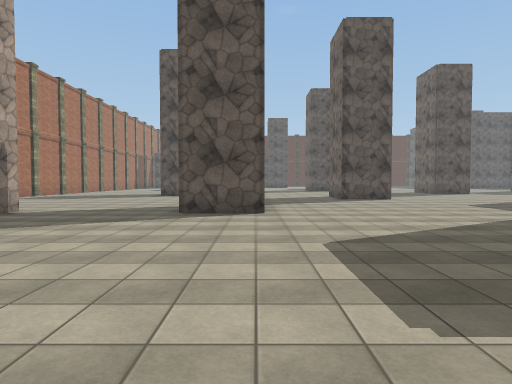
view 1 (above)

24 first-person views from a walk through a 3-D level made in the Unity game engine. The camera is 1.5 m above the floor, tilts 2° down and sees 75° across. Doors are open. The floor is counted in squares, 2 m on a side. Each view is taken from the middle of a square. On the plan, view 1 faces up. The plan holds only what a view shows up to about 11 squares ahead; the rest is blank. The place goes on beyond the plan. The player character is not drawn. Some animated figures are not drawn. Surface patterns are stand-ins for the level's own textures.

view 2
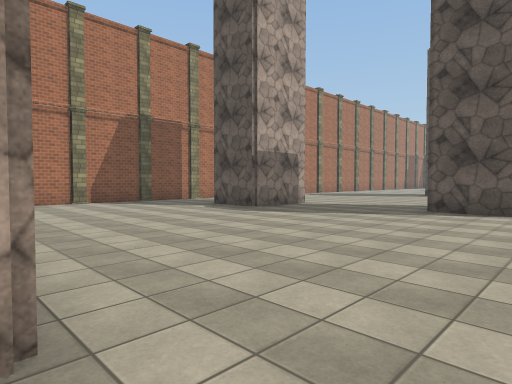

view 3
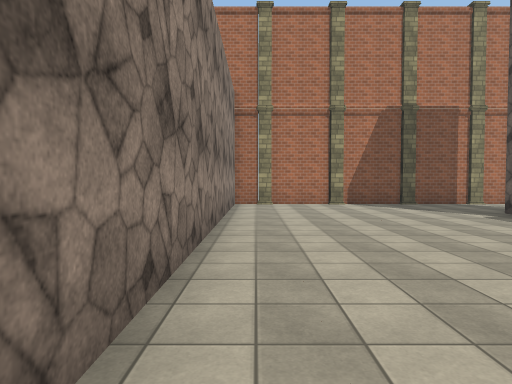

view 4
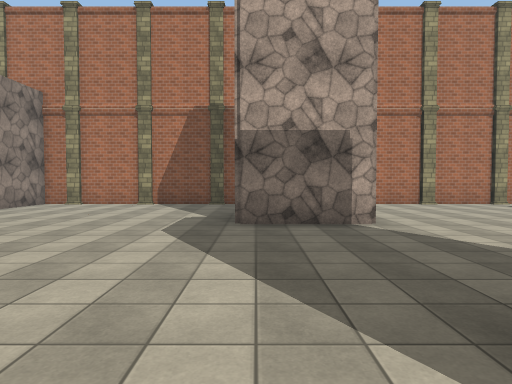

view 5
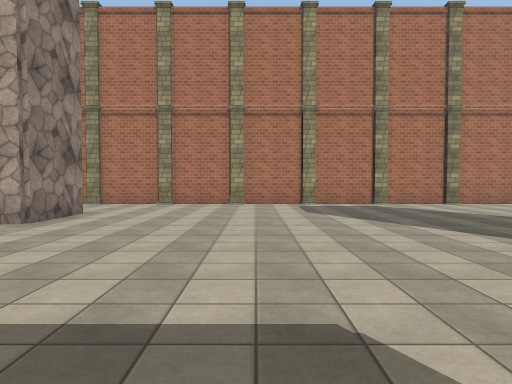

view 6
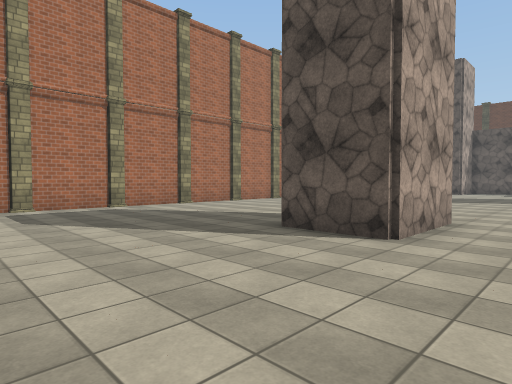

view 7
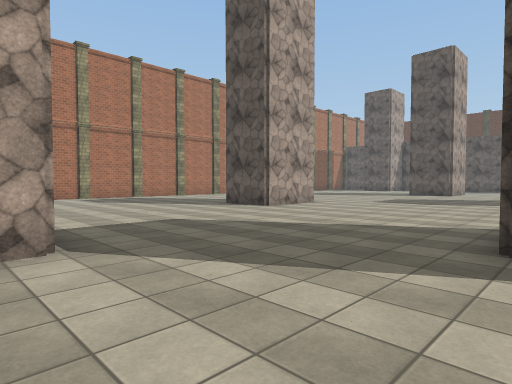

view 8
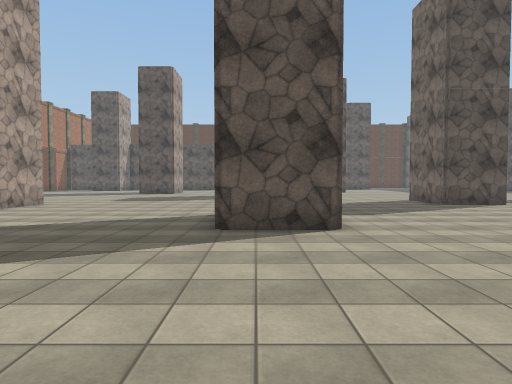

view 9
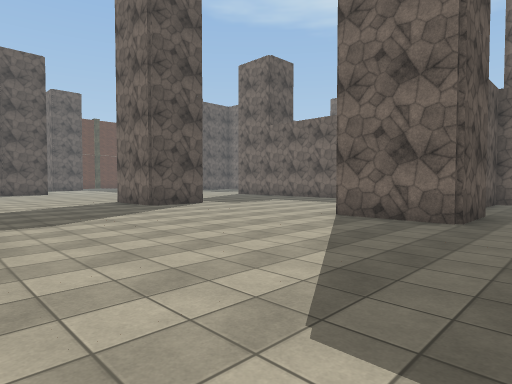

view 10
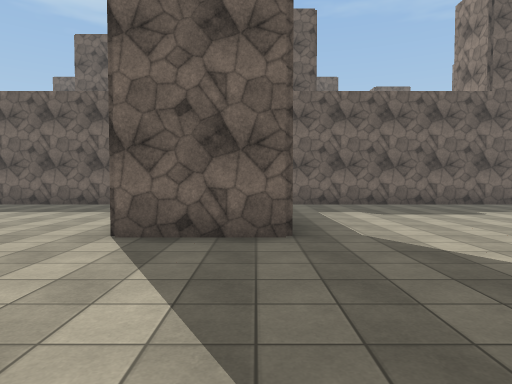

view 11
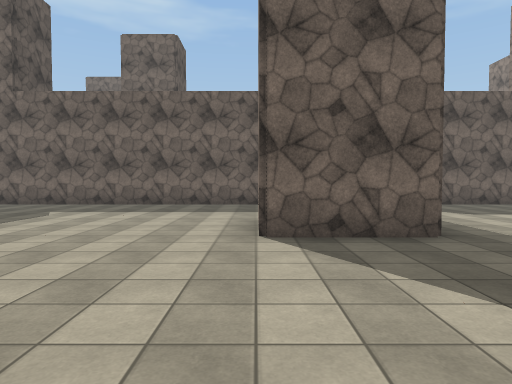

view 12
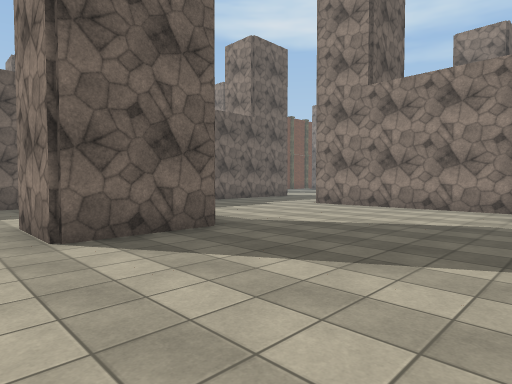

view 13
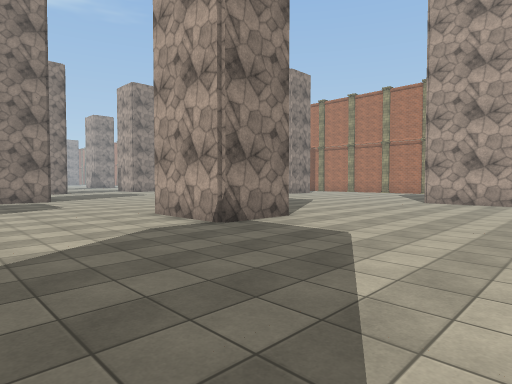

view 14
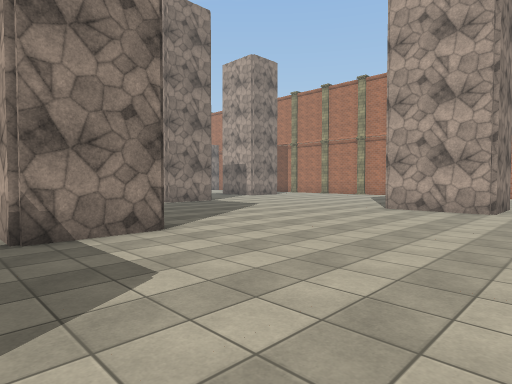

view 15
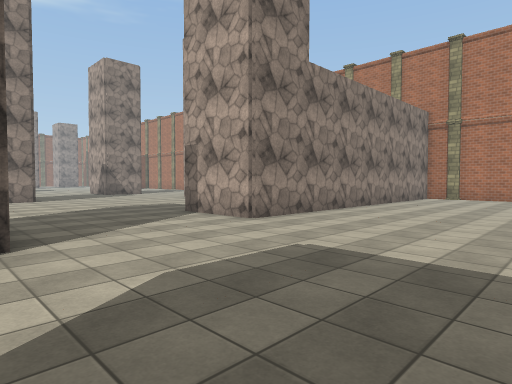

view 16
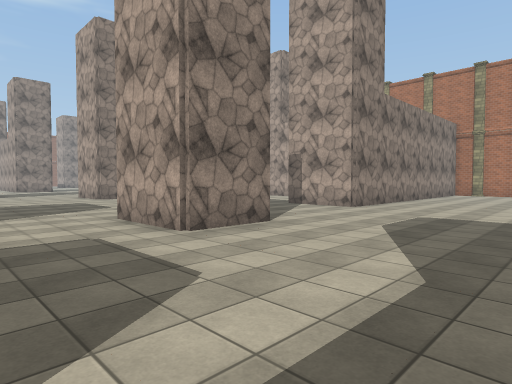

view 17
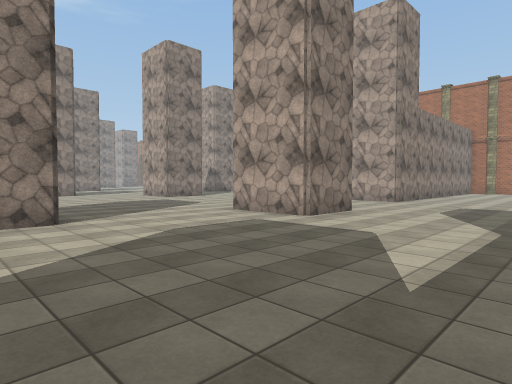

view 18
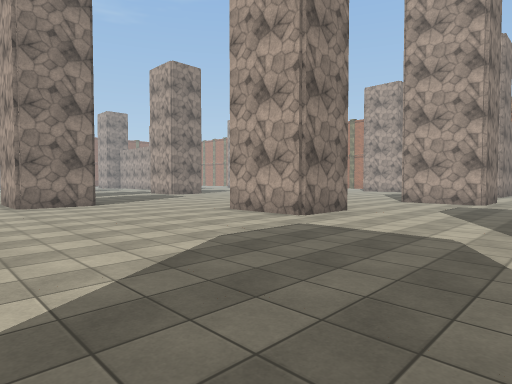

view 19
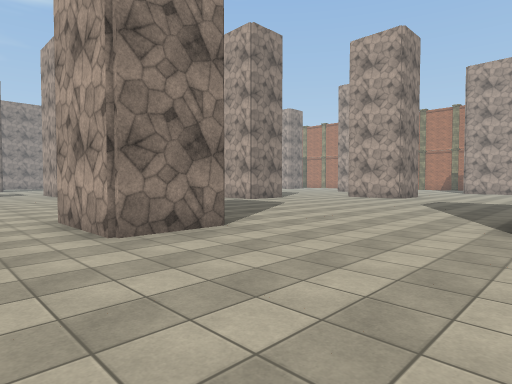

view 20
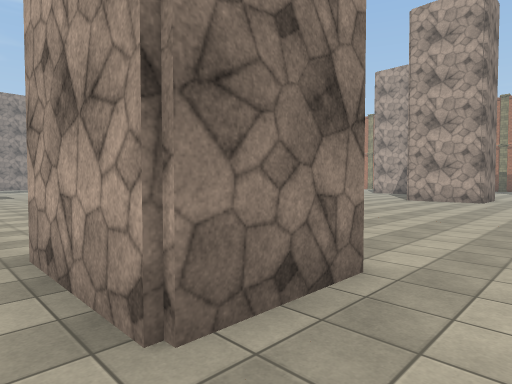

view 21
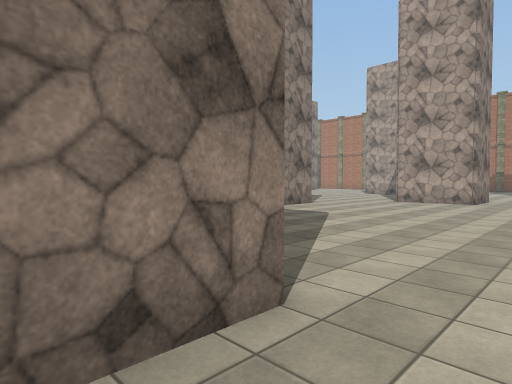

view 22
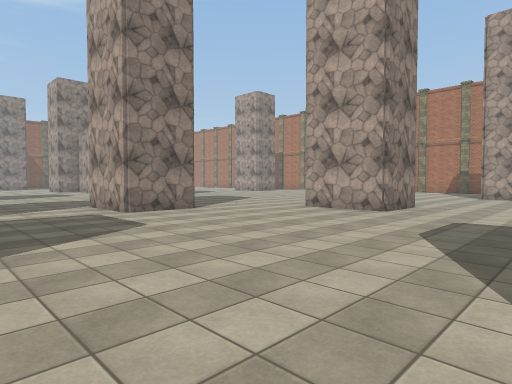

view 23
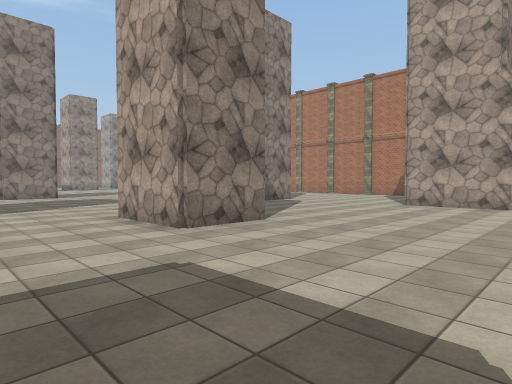

view 24
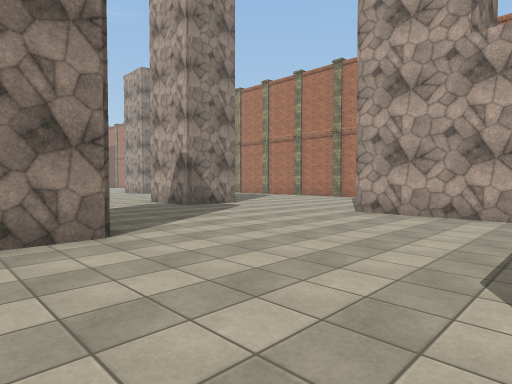

### Floor plan
Points are (right, up) in squares from view 1. A wall is a line through its corners. A room is listed if a view was taken in it or the views show most of it. See-through windows are left out.
Room 1 (views 1, 2, 3, 4, 5, 6, 7, 8, 9, 10, 11, 12, 13, 14, 15, 16, 17, 18, 19, 20, 21, 22, 23, 24)
walls: (3.2, -0.2) (5.3, -0.2) (5.3, -2.6); (8.1, 4.8) (13.4, 4.8); (6.4, 7) (7.4, 7); (0.2, 7.5) (-1.8, 7.5); (9.2, -2.3) (11.3, -2.3) (11.3, -4.8); (0.2, 10) (0.2, 9.4); (-4.3, -5.9) (-4.3, -9); (1.1, -9.4) (3.2, -9.4) (3.2, -11.9); (-7.6, 8.1) (-5.7, 8.1) (-5.7, 5.6) (-7.6, 5.6); (13.2, 10.5) (11.4, 10.5) (11.4, 13) (13.2, 13); (3.2, 15.5) (5.3, 15.5) (5.3, 13) (3.2, 13); (-10.5, 1.6) (-10.5, 0.5); (-10.5, 4.6) (-10.5, 3.4); (-10.6, -0.7) (-0.6, -0.7) (-0.6, -3.1); (17.4, 3) (17.4, 11) (15.9, 11); (13.2, -8.3) (15.3, -8.3) (15.3, -10.8); (-10.5, 8.6) (-10.5, 5.4); (5.6, -13.5) (7.7, -13.5) (7.7, -15.9); (-10.5, 10.6) (-10.5, 9.5); (-4.1, -13.5) (-2.7, -13.5) (-2.7, -14.9); (17.4, 12.2) (17.4, 20.5); (-10.5, 13.5) (-10.5, 11.6); (-4.6, 18.6) (-2.7, 18.6) (-2.7, 16.1) (-4.6, 16.1); (11.8, 18.1) (9.8, 18.1) (9.8, 19.9); (-10.5, 15.5) (-10.5, 14.4); (-10.5, 17.5) (-10.5, 16.4); (-10.5, 19.5) (-10.5, 18.4)
objects: other object (-11, 0); other object (-11, 2); other object (-11, 3); other object (-11, 9); other object (-11, 11); other object (-11, 16)

Positions as (right, up) in squares from view 1, and headings:
1: (0, 0), facing up
2: (1, -1), facing up-left
3: (0, 0), facing left
4: (0, 6), facing left
5: (0, 12), facing left
6: (-1, 12), facing up-left
7: (4, 9), facing up-left
8: (4, 8), facing up
9: (5, 9), facing up-right
10: (7, 11), facing right
11: (7, 13), facing right
12: (7, 14), facing down-right
13: (9, 20), facing down-left
14: (6, 20), facing down-left
15: (4, 4), facing down-left
16: (8, 4), facing down-left
17: (11, 4), facing down-left
18: (17, 2), facing down-left
19: (17, -4), facing down-left
20: (16, -7), facing down-left
21: (15, -7), facing down-left
22: (11, -6), facing down-left
23: (6, -5), facing down-left
24: (3, -5), facing down-left
